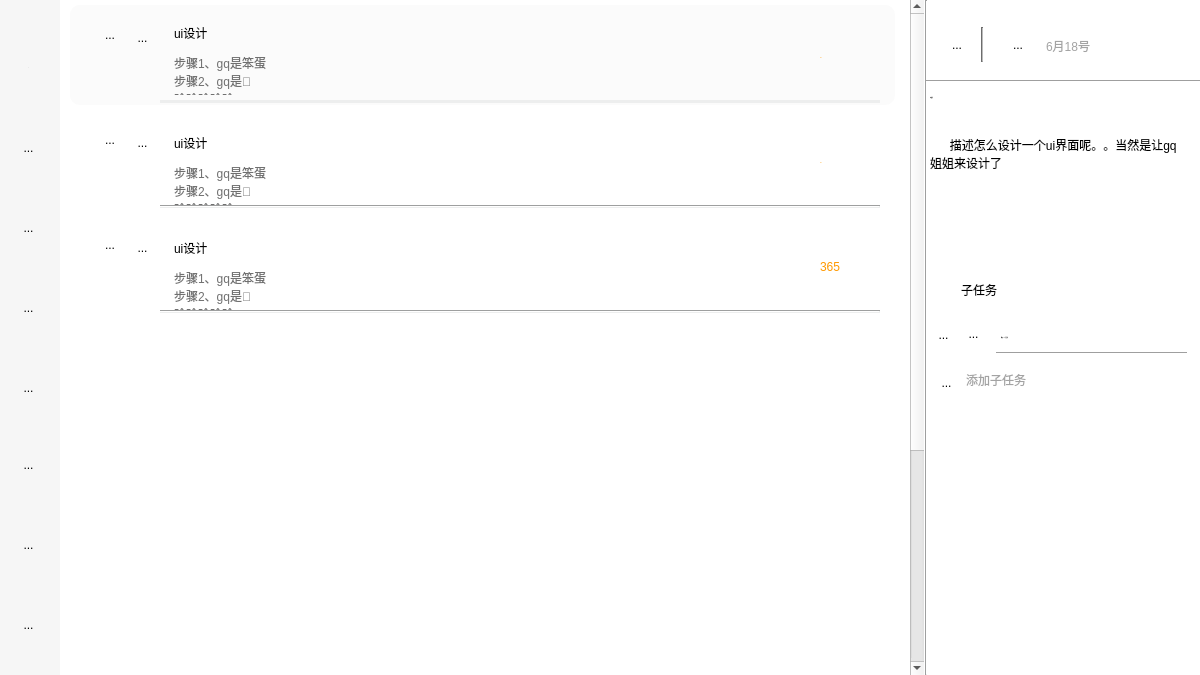
<?xml version="1.0" encoding="UTF-8"?>
<ui version="4.0">
 <class>countDownPage</class>
 <widget class="QMainWindow" name="countDownPage">
  <property name="geometry">
   <rect>
    <x>0</x>
    <y>0</y>
    <width>1200</width>
    <height>675</height>
   </rect>
  </property>
  <property name="windowTitle">
   <string>MainWindow</string>
  </property>
  <widget class="QWidget" name="centralwidget">
   <property name="styleSheet">
    <string notr="true">QWidget#centralwidget
{
background-color: rgb(255, 255, 255);
}</string>
   </property>
   <widget class="QWidget" name="toolbar" native="true">
    <property name="geometry">
     <rect>
      <x>0</x>
      <y>0</y>
      <width>60</width>
      <height>675</height>
     </rect>
    </property>
    <property name="styleSheet">
     <string notr="true">background-color: rgb(246, 246, 246);</string>
    </property>
    <widget class="QToolButton" name="user_button">
     <property name="geometry">
      <rect>
       <x>6</x>
       <y>45</y>
       <width>45</width>
       <height>45</height>
      </rect>
     </property>
     <property name="font">
      <font>
       <pointsize>1</pointsize>
      </font>
     </property>
     <property name="text">
      <string>...</string>
     </property>
     <property name="icon">
      <iconset resource="rsc.qrc">
       <normaloff>:/icon/user_off.png</normaloff>:/icon/user_off.png</iconset>
     </property>
     <property name="iconSize">
      <size>
       <width>45</width>
       <height>45</height>
      </size>
     </property>
     <property name="checkable">
      <bool>false</bool>
     </property>
     <property name="autoExclusive">
      <bool>false</bool>
     </property>
     <property name="autoRepeatDelay">
      <number>300</number>
     </property>
     <property name="autoRepeatInterval">
      <number>100</number>
     </property>
     <property name="autoRaise">
      <bool>true</bool>
     </property>
    </widget>
    <widget class="QToolButton" name="todo_button">
     <property name="geometry">
      <rect>
       <x>6</x>
       <y>125</y>
       <width>45</width>
       <height>45</height>
      </rect>
     </property>
     <property name="text">
      <string>...</string>
     </property>
     <property name="icon">
      <iconset resource="rsc.qrc">
       <normaloff>:/icon/todo_off.png</normaloff>:/icon/todo_off.png</iconset>
     </property>
     <property name="iconSize">
      <size>
       <width>45</width>
       <height>45</height>
      </size>
     </property>
     <property name="autoRaise">
      <bool>true</bool>
     </property>
    </widget>
    <widget class="QToolButton" name="calendar_button">
     <property name="geometry">
      <rect>
       <x>6</x>
       <y>205</y>
       <width>45</width>
       <height>45</height>
      </rect>
     </property>
     <property name="text">
      <string>...</string>
     </property>
     <property name="icon">
      <iconset resource="rsc.qrc">
       <normaloff>:/icon/calendar_off .png</normaloff>:/icon/calendar_off .png</iconset>
     </property>
     <property name="iconSize">
      <size>
       <width>45</width>
       <height>45</height>
      </size>
     </property>
     <property name="autoRaise">
      <bool>true</bool>
     </property>
    </widget>
    <widget class="QToolButton" name="count_down_button">
     <property name="geometry">
      <rect>
       <x>6</x>
       <y>285</y>
       <width>45</width>
       <height>45</height>
      </rect>
     </property>
     <property name="text">
      <string>...</string>
     </property>
     <property name="icon">
      <iconset resource="rsc.qrc">
       <normaloff>:/icon/count_down_on.png</normaloff>:/icon/count_down_on.png</iconset>
     </property>
     <property name="iconSize">
      <size>
       <width>45</width>
       <height>45</height>
      </size>
     </property>
     <property name="autoRaise">
      <bool>true</bool>
     </property>
    </widget>
    <widget class="QToolButton" name="dustbin_button">
     <property name="geometry">
      <rect>
       <x>6</x>
       <y>365</y>
       <width>45</width>
       <height>45</height>
      </rect>
     </property>
     <property name="text">
      <string>...</string>
     </property>
     <property name="icon">
      <iconset resource="rsc.qrc">
       <normaloff>:/icon/dustbin_off.png</normaloff>:/icon/dustbin_off.png</iconset>
     </property>
     <property name="iconSize">
      <size>
       <width>45</width>
       <height>45</height>
      </size>
     </property>
     <property name="autoRaise">
      <bool>true</bool>
     </property>
    </widget>
    <widget class="QToolButton" name="search_button">
     <property name="geometry">
      <rect>
       <x>6</x>
       <y>442</y>
       <width>45</width>
       <height>45</height>
      </rect>
     </property>
     <property name="text">
      <string>...</string>
     </property>
     <property name="icon">
      <iconset resource="rsc.qrc">
       <normaloff>:/icon/search_off.png</normaloff>:/icon/search_off.png</iconset>
     </property>
     <property name="iconSize">
      <size>
       <width>45</width>
       <height>45</height>
      </size>
     </property>
     <property name="autoRaise">
      <bool>true</bool>
     </property>
    </widget>
    <widget class="QToolButton" name="log_button">
     <property name="geometry">
      <rect>
       <x>6</x>
       <y>522</y>
       <width>45</width>
       <height>45</height>
      </rect>
     </property>
     <property name="text">
      <string>...</string>
     </property>
     <property name="icon">
      <iconset resource="rsc.qrc">
       <normaloff>:/icon/log_off.png</normaloff>:/icon/log_off.png</iconset>
     </property>
     <property name="iconSize">
      <size>
       <width>45</width>
       <height>45</height>
      </size>
     </property>
     <property name="autoRaise">
      <bool>true</bool>
     </property>
    </widget>
    <widget class="QToolButton" name="setting_button">
     <property name="geometry">
      <rect>
       <x>6</x>
       <y>602</y>
       <width>45</width>
       <height>45</height>
      </rect>
     </property>
     <property name="text">
      <string>...</string>
     </property>
     <property name="icon">
      <iconset resource="rsc.qrc">
       <normaloff>:/icon/setting_off.png</normaloff>:/icon/setting_off.png</iconset>
     </property>
     <property name="iconSize">
      <size>
       <width>45</width>
       <height>45</height>
      </size>
     </property>
     <property name="autoRaise">
      <bool>true</bool>
     </property>
    </widget>
    <zorder>todo_button</zorder>
    <zorder>calendar_button</zorder>
    <zorder>count_down_button</zorder>
    <zorder>dustbin_button</zorder>
    <zorder>search_button</zorder>
    <zorder>log_button</zorder>
    <zorder>setting_button</zorder>
    <zorder>user_button</zorder>
   </widget>
   <widget class="Line" name="line_2">
    <property name="geometry">
     <rect>
      <x>925</x>
      <y>0</y>
      <width>2</width>
      <height>675</height>
     </rect>
    </property>
    <property name="styleSheet">
     <string notr="true">background-color: rgb(237, 238, 238);</string>
    </property>
    <property name="orientation">
     <enum>Qt::Vertical</enum>
    </property>
   </widget>
   <widget class="QScrollArea" name="scrollArea">
    <property name="geometry">
     <rect>
      <x>60</x>
      <y>0</y>
      <width>864</width>
      <height>675</height>
     </rect>
    </property>
    <property name="styleSheet">
     <string notr="true"/>
    </property>
    <property name="frameShape">
     <enum>QFrame::NoFrame</enum>
    </property>
    <property name="horizontalScrollBarPolicy">
     <enum>Qt::ScrollBarAlwaysOff</enum>
    </property>
    <property name="widgetResizable">
     <bool>false</bool>
    </property>
    <widget class="QWidget" name="scrollAreaWidgetContents">
     <property name="geometry">
      <rect>
       <x>0</x>
       <y>0</y>
       <width>865</width>
       <height>1000</height>
      </rect>
     </property>
     <property name="styleSheet">
      <string notr="true">background-color: rgb(255, 255, 255);</string>
     </property>
     <widget class="QWidget" name="countdown_bar" native="true">
      <property name="geometry">
       <rect>
        <x>10</x>
        <y>5</y>
        <width>825</width>
        <height>100</height>
       </rect>
      </property>
      <property name="styleSheet">
       <string notr="true">background-color: rgba(246, 246, 246, 125);
border-radius:10px</string>
      </property>
      <widget class="QWidget" name="countdown_bar_bar" native="true">
       <property name="geometry">
        <rect>
         <x>10</x>
         <y>10</y>
         <width>835</width>
         <height>85</height>
        </rect>
       </property>
       <property name="styleSheet">
        <string notr="true">background-color: rgba(255, 255, 255, 0);</string>
       </property>
       <widget class="QToolButton" name="countdown_bar_pushbutton">
        <property name="geometry">
         <rect>
          <x>20</x>
          <y>10</y>
          <width>20</width>
          <height>20</height>
         </rect>
        </property>
        <property name="styleSheet">
         <string notr="true">background-color: rgba(255, 255, 255, 0);</string>
        </property>
        <property name="text">
         <string>...</string>
        </property>
        <property name="icon">
         <iconset resource="rsc.qrc">
          <normaloff>:/icon/push_off.png</normaloff>:/icon/push_off.png</iconset>
        </property>
        <property name="iconSize">
         <size>
          <width>15</width>
          <height>15</height>
         </size>
        </property>
        <property name="autoRaise">
         <bool>true</bool>
        </property>
       </widget>
       <widget class="QToolButton" name="countdown_bar_pane_off">
        <property name="geometry">
         <rect>
          <x>45</x>
          <y>5</y>
          <width>35</width>
          <height>35</height>
         </rect>
        </property>
        <property name="styleSheet">
         <string notr="true">background-color: rgba(255, 255, 255, 0);</string>
        </property>
        <property name="text">
         <string>...</string>
        </property>
        <property name="icon">
         <iconset resource="rsc.qrc">
          <normaloff>:/icon/pane_off.png</normaloff>:/icon/pane_off.png</iconset>
        </property>
        <property name="iconSize">
         <size>
          <width>42</width>
          <height>42</height>
         </size>
        </property>
        <property name="autoRaise">
         <bool>true</bool>
        </property>
       </widget>
       <widget class="QPlainTextEdit" name="countdown_bar_plainTextEdit_2">
        <property name="geometry">
         <rect>
          <x>90</x>
          <y>5</y>
          <width>610</width>
          <height>30</height>
         </rect>
        </property>
        <property name="focusPolicy">
         <enum>Qt::NoFocus</enum>
        </property>
        <property name="styleSheet">
         <string notr="true">background-color: rgba(255, 255, 255, 0);
font: 20px &quot;Microsoft YaHei&quot;;</string>
        </property>
        <property name="frameShape">
         <enum>QFrame::NoFrame</enum>
        </property>
        <property name="verticalScrollBarPolicy">
         <enum>Qt::ScrollBarAlwaysOff</enum>
        </property>
        <property name="plainText">
         <string>ui设计</string>
        </property>
       </widget>
       <widget class="QPlainTextEdit" name="countdown_bar_plainTextEdit">
        <property name="geometry">
         <rect>
          <x>90</x>
          <y>35</y>
          <width>610</width>
          <height>45</height>
         </rect>
        </property>
        <property name="focusPolicy">
         <enum>Qt::NoFocus</enum>
        </property>
        <property name="styleSheet">
         <string notr="true">color: rgb(112, 112, 112);
font: 13px &quot;Microsoft YaHei&quot;;</string>
        </property>
        <property name="frameShape">
         <enum>QFrame::NoFrame</enum>
        </property>
        <property name="frameShadow">
         <enum>QFrame::Plain</enum>
        </property>
        <property name="verticalScrollBarPolicy">
         <enum>Qt::ScrollBarAlwaysOff</enum>
        </property>
        <property name="plainText">
         <string>步骤1、gq是笨蛋
步骤2、gq是🐖
哈哈哈哈哈</string>
        </property>
       </widget>
       <widget class="QLabel" name="countdown_bar_time">
        <property name="geometry">
         <rect>
          <x>740</x>
          <y>20</y>
          <width>70</width>
          <height>44</height>
         </rect>
        </property>
        <property name="font">
         <font>
          <family>STHupo</family>
          <pointsize>-1</pointsize>
          <weight>50</weight>
          <italic>false</italic>
          <bold>false</bold>
         </font>
        </property>
        <property name="styleSheet">
         <string notr="true">color: rgb(255, 153, 0);
font: 30px &quot;STHupo&quot;;</string>
        </property>
        <property name="text">
         <string>365</string>
        </property>
       </widget>
      </widget>
      <widget class="Line" name="countdown_bar_line">
       <property name="geometry">
        <rect>
         <x>90</x>
         <y>95</y>
         <width>720</width>
         <height>3</height>
        </rect>
       </property>
       <property name="styleSheet">
        <string notr="true">background-color: rgb(237, 238, 238);</string>
       </property>
       <property name="orientation">
        <enum>Qt::Horizontal</enum>
       </property>
      </widget>
     </widget>
     <widget class="QWidget" name="countdown_bar_2" native="true">
      <property name="geometry">
       <rect>
        <x>10</x>
        <y>110</y>
        <width>825</width>
        <height>100</height>
       </rect>
      </property>
      <widget class="QWidget" name="countdown_bar_bar_2" native="true">
       <property name="geometry">
        <rect>
         <x>10</x>
         <y>10</y>
         <width>835</width>
         <height>85</height>
        </rect>
       </property>
       <property name="styleSheet">
        <string notr="true">background-color: rgba(255, 255, 255, 0);</string>
       </property>
       <widget class="QToolButton" name="countdown_bar_pushbutton_2">
        <property name="geometry">
         <rect>
          <x>20</x>
          <y>10</y>
          <width>20</width>
          <height>20</height>
         </rect>
        </property>
        <property name="styleSheet">
         <string notr="true">background-color: rgba(255, 255, 255, 0);</string>
        </property>
        <property name="text">
         <string>...</string>
        </property>
        <property name="icon">
         <iconset resource="rsc.qrc">
          <normaloff>:/icon/push_off.png</normaloff>:/icon/push_off.png</iconset>
        </property>
        <property name="iconSize">
         <size>
          <width>15</width>
          <height>15</height>
         </size>
        </property>
        <property name="autoRaise">
         <bool>true</bool>
        </property>
       </widget>
       <widget class="QToolButton" name="countdown_bar_pane_off_2">
        <property name="geometry">
         <rect>
          <x>45</x>
          <y>5</y>
          <width>35</width>
          <height>35</height>
         </rect>
        </property>
        <property name="styleSheet">
         <string notr="true">background-color: rgba(255, 255, 255, 0);</string>
        </property>
        <property name="text">
         <string>...</string>
        </property>
        <property name="icon">
         <iconset resource="rsc.qrc">
          <normaloff>:/icon/pane_off.png</normaloff>:/icon/pane_off.png</iconset>
        </property>
        <property name="iconSize">
         <size>
          <width>42</width>
          <height>42</height>
         </size>
        </property>
        <property name="autoRaise">
         <bool>true</bool>
        </property>
       </widget>
       <widget class="QPlainTextEdit" name="countdown_bar_plainTextEdit_3">
        <property name="geometry">
         <rect>
          <x>90</x>
          <y>10</y>
          <width>610</width>
          <height>30</height>
         </rect>
        </property>
        <property name="focusPolicy">
         <enum>Qt::NoFocus</enum>
        </property>
        <property name="styleSheet">
         <string notr="true">background-color: rgba(255, 255, 255, 0);
font: 20px &quot;Microsoft YaHei&quot;;</string>
        </property>
        <property name="frameShape">
         <enum>QFrame::NoFrame</enum>
        </property>
        <property name="verticalScrollBarPolicy">
         <enum>Qt::ScrollBarAlwaysOff</enum>
        </property>
        <property name="plainText">
         <string>ui设计</string>
        </property>
       </widget>
       <widget class="QPlainTextEdit" name="countdown_bar_plainTextEdit_4">
        <property name="geometry">
         <rect>
          <x>90</x>
          <y>40</y>
          <width>610</width>
          <height>45</height>
         </rect>
        </property>
        <property name="focusPolicy">
         <enum>Qt::NoFocus</enum>
        </property>
        <property name="styleSheet">
         <string notr="true">color: rgb(112, 112, 112);
font: 13px &quot;Microsoft YaHei&quot;;</string>
        </property>
        <property name="frameShape">
         <enum>QFrame::NoFrame</enum>
        </property>
        <property name="frameShadow">
         <enum>QFrame::Plain</enum>
        </property>
        <property name="verticalScrollBarPolicy">
         <enum>Qt::ScrollBarAlwaysOff</enum>
        </property>
        <property name="plainText">
         <string>步骤1、gq是笨蛋
步骤2、gq是🐖
哈哈哈哈哈</string>
        </property>
       </widget>
       <widget class="QLabel" name="countdown_bar_time_2">
        <property name="geometry">
         <rect>
          <x>740</x>
          <y>20</y>
          <width>70</width>
          <height>44</height>
         </rect>
        </property>
        <property name="font">
         <font>
          <family>STHupo</family>
          <pointsize>-1</pointsize>
          <weight>50</weight>
          <italic>false</italic>
          <bold>false</bold>
         </font>
        </property>
        <property name="styleSheet">
         <string notr="true">color: rgb(255, 153, 0);
font: 30px &quot;STHupo&quot;;</string>
        </property>
        <property name="text">
         <string>365</string>
        </property>
       </widget>
      </widget>
      <widget class="Line" name="countdown_bar_line_2">
       <property name="geometry">
        <rect>
         <x>90</x>
         <y>95</y>
         <width>720</width>
         <height>3</height>
        </rect>
       </property>
       <property name="styleSheet">
        <string notr="true">background-color: rgb(237, 238, 238);</string>
       </property>
       <property name="orientation">
        <enum>Qt::Horizontal</enum>
       </property>
      </widget>
     </widget>
     <widget class="QWidget" name="countdown_bar_3" native="true">
      <property name="geometry">
       <rect>
        <x>10</x>
        <y>215</y>
        <width>825</width>
        <height>100</height>
       </rect>
      </property>
      <widget class="QWidget" name="countdown_bar_bar_3" native="true">
       <property name="geometry">
        <rect>
         <x>10</x>
         <y>10</y>
         <width>835</width>
         <height>85</height>
        </rect>
       </property>
       <property name="styleSheet">
        <string notr="true">background-color: rgba(255, 255, 255, 0);</string>
       </property>
       <widget class="QToolButton" name="countdown_bar_pushbutton_3">
        <property name="geometry">
         <rect>
          <x>20</x>
          <y>10</y>
          <width>20</width>
          <height>20</height>
         </rect>
        </property>
        <property name="styleSheet">
         <string notr="true">background-color: rgba(255, 255, 255, 0);</string>
        </property>
        <property name="text">
         <string>...</string>
        </property>
        <property name="icon">
         <iconset resource="rsc.qrc">
          <normaloff>:/icon/push_off.png</normaloff>:/icon/push_off.png</iconset>
        </property>
        <property name="iconSize">
         <size>
          <width>15</width>
          <height>15</height>
         </size>
        </property>
        <property name="autoRaise">
         <bool>true</bool>
        </property>
       </widget>
       <widget class="QToolButton" name="countdown_bar_pane_off_3">
        <property name="geometry">
         <rect>
          <x>45</x>
          <y>5</y>
          <width>35</width>
          <height>35</height>
         </rect>
        </property>
        <property name="styleSheet">
         <string notr="true">background-color: rgba(255, 255, 255, 0);</string>
        </property>
        <property name="text">
         <string>...</string>
        </property>
        <property name="icon">
         <iconset resource="rsc.qrc">
          <normaloff>:/icon/pane_off.png</normaloff>:/icon/pane_off.png</iconset>
        </property>
        <property name="iconSize">
         <size>
          <width>42</width>
          <height>42</height>
         </size>
        </property>
        <property name="autoRaise">
         <bool>true</bool>
        </property>
       </widget>
       <widget class="QPlainTextEdit" name="countdown_bar_plainTextEdit_5">
        <property name="geometry">
         <rect>
          <x>90</x>
          <y>10</y>
          <width>610</width>
          <height>30</height>
         </rect>
        </property>
        <property name="focusPolicy">
         <enum>Qt::NoFocus</enum>
        </property>
        <property name="styleSheet">
         <string notr="true">background-color: rgba(255, 255, 255, 0);
font: 20px &quot;Microsoft YaHei&quot;;</string>
        </property>
        <property name="frameShape">
         <enum>QFrame::NoFrame</enum>
        </property>
        <property name="verticalScrollBarPolicy">
         <enum>Qt::ScrollBarAlwaysOff</enum>
        </property>
        <property name="plainText">
         <string>ui设计</string>
        </property>
       </widget>
       <widget class="QPlainTextEdit" name="countdown_bar_plainTextEdit_6">
        <property name="geometry">
         <rect>
          <x>90</x>
          <y>40</y>
          <width>610</width>
          <height>45</height>
         </rect>
        </property>
        <property name="focusPolicy">
         <enum>Qt::NoFocus</enum>
        </property>
        <property name="styleSheet">
         <string notr="true">color: rgb(112, 112, 112);
font: 13px &quot;Microsoft YaHei&quot;;</string>
        </property>
        <property name="frameShape">
         <enum>QFrame::NoFrame</enum>
        </property>
        <property name="frameShadow">
         <enum>QFrame::Plain</enum>
        </property>
        <property name="verticalScrollBarPolicy">
         <enum>Qt::ScrollBarAlwaysOff</enum>
        </property>
        <property name="plainText">
         <string>步骤1、gq是笨蛋
步骤2、gq是🐖
哈哈哈哈哈</string>
        </property>
       </widget>
       <widget class="QLabel" name="countdown_bar_time_3">
        <property name="geometry">
         <rect>
          <x>740</x>
          <y>20</y>
          <width>70</width>
          <height>44</height>
         </rect>
        </property>
        <property name="styleSheet">
         <string notr="true">color: rgb(255, 153, 0);
font: 30px &quot;STHupo&quot;;</string>
        </property>
        <property name="text">
         <string>365</string>
        </property>
       </widget>
      </widget>
      <widget class="Line" name="countdown_bar_line_3">
       <property name="geometry">
        <rect>
         <x>90</x>
         <y>95</y>
         <width>720</width>
         <height>3</height>
        </rect>
       </property>
       <property name="styleSheet">
        <string notr="true">background-color: rgb(237, 238, 238);</string>
       </property>
       <property name="orientation">
        <enum>Qt::Horizontal</enum>
       </property>
      </widget>
     </widget>
    </widget>
   </widget>
   <widget class="QWidget" name="left3" native="true">
    <property name="geometry">
     <rect>
      <x>926</x>
      <y>0</y>
      <width>274</width>
      <height>675</height>
     </rect>
    </property>
    <widget class="QWidget" name="deadline" native="true">
     <property name="geometry">
      <rect>
       <x>0</x>
       <y>0</y>
       <width>274</width>
       <height>80</height>
      </rect>
     </property>
     <widget class="QWidget" name="deadline_in" native="true">
      <property name="geometry">
       <rect>
        <x>10</x>
        <y>20</y>
        <width>195</width>
        <height>50</height>
       </rect>
      </property>
      <widget class="QToolButton" name="deadline_pane_off">
       <property name="geometry">
        <rect>
         <x>0</x>
         <y>4</y>
         <width>42</width>
         <height>42</height>
        </rect>
       </property>
       <property name="styleSheet">
        <string notr="true">background-color: rgba(255, 255, 255, 0);</string>
       </property>
       <property name="text">
        <string>...</string>
       </property>
       <property name="icon">
        <iconset resource="rsc.qrc">
         <normaloff>:/icon/pane_off.png</normaloff>:/icon/pane_off.png</iconset>
       </property>
       <property name="iconSize">
        <size>
         <width>42</width>
         <height>42</height>
        </size>
       </property>
       <property name="autoRaise">
        <bool>true</bool>
       </property>
      </widget>
      <widget class="Line" name="deadline_line">
       <property name="geometry">
        <rect>
         <x>45</x>
         <y>7</y>
         <width>2</width>
         <height>35</height>
        </rect>
       </property>
       <property name="styleSheet">
        <string notr="true">color: rgb(163, 163, 163);
background-color: rgb(163, 163, 163);</string>
       </property>
       <property name="orientation">
        <enum>Qt::Vertical</enum>
       </property>
      </widget>
      <widget class="QToolButton" name="deadline_calendar">
       <property name="geometry">
        <rect>
         <x>67</x>
         <y>10</y>
         <width>30</width>
         <height>30</height>
        </rect>
       </property>
       <property name="styleSheet">
        <string notr="true">background-color: rgba(255, 255, 255, 0);</string>
       </property>
       <property name="text">
        <string>...</string>
       </property>
       <property name="icon">
        <iconset resource="rsc.qrc">
         <normaloff>:/icon/calendar2_on.png</normaloff>:/icon/calendar2_on.png</iconset>
       </property>
       <property name="iconSize">
        <size>
         <width>30</width>
         <height>30</height>
        </size>
       </property>
       <property name="autoRaise">
        <bool>true</bool>
       </property>
      </widget>
      <widget class="QLabel" name="deadline_date">
       <property name="geometry">
        <rect>
         <x>110</x>
         <y>15</y>
         <width>71</width>
         <height>21</height>
        </rect>
       </property>
       <property name="styleSheet">
        <string notr="true">color: rgb(163, 163, 163);
font: 15px &quot;Microsoft YaHei&quot;;</string>
       </property>
       <property name="text">
        <string>6月18号</string>
       </property>
      </widget>
     </widget>
    </widget>
    <widget class="QWidget" name="describe" native="true">
     <property name="geometry">
      <rect>
       <x>0</x>
       <y>82</y>
       <width>274</width>
       <height>593</height>
      </rect>
     </property>
     <widget class="QPlainTextEdit" name="title_2">
      <property name="geometry">
       <rect>
        <x>0</x>
        <y>10</y>
        <width>261</width>
        <height>30</height>
       </rect>
      </property>
      <property name="font">
       <font>
        <family>Microsoft YaHei</family>
        <pointsize>-1</pointsize>
        <weight>75</weight>
        <italic>false</italic>
        <bold>true</bold>
       </font>
      </property>
      <property name="focusPolicy">
       <enum>Qt::ClickFocus</enum>
      </property>
      <property name="styleSheet">
       <string notr="true">font: 20px &quot;Microsoft YaHei&quot;;
font-weight:bold</string>
      </property>
      <property name="frameShape">
       <enum>QFrame::NoFrame</enum>
      </property>
      <property name="verticalScrollBarPolicy">
       <enum>Qt::ScrollBarAlwaysOff</enum>
      </property>
      <property name="horizontalScrollBarPolicy">
       <enum>Qt::ScrollBarAsNeeded</enum>
      </property>
      <property name="plainText">
       <string>ui设计</string>
      </property>
     </widget>
     <widget class="QPlainTextEdit" name="detial_2">
      <property name="geometry">
       <rect>
        <x>0</x>
        <y>50</y>
        <width>261</width>
        <height>131</height>
       </rect>
      </property>
      <property name="focusPolicy">
       <enum>Qt::ClickFocus</enum>
      </property>
      <property name="styleSheet">
       <string notr="true">font: 15px &quot;Microsoft YaHei&quot;;
</string>
      </property>
      <property name="frameShape">
       <enum>QFrame::NoFrame</enum>
      </property>
      <property name="plainText">
       <string>      描述怎么设计一个ui界面呢。。当然是让gq姐姐来设计了</string>
      </property>
     </widget>
     <widget class="QWidget" name="subtasks_2" native="true">
      <property name="geometry">
       <rect>
        <x>0</x>
        <y>180</y>
        <width>261</width>
        <height>411</height>
       </rect>
      </property>
      <widget class="QWidget" name="subtask_logo_2" native="true">
       <property name="geometry">
        <rect>
         <x>0</x>
         <y>10</y>
         <width>120</width>
         <height>35</height>
        </rect>
       </property>
       <widget class="QLabel" name="subtask_text_2">
        <property name="geometry">
         <rect>
          <x>0</x>
          <y>0</y>
          <width>35</width>
          <height>35</height>
         </rect>
        </property>
        <property name="styleSheet">
         <string notr="true">background-color: rgba(255, 255, 255, 0);</string>
        </property>
        <property name="text">
         <string/>
        </property>
        <property name="pixmap">
         <pixmap resource="rsc.qrc">:/icon/childen.png</pixmap>
        </property>
        <property name="scaledContents">
         <bool>true</bool>
        </property>
       </widget>
       <widget class="QLabel" name="subtask_icon_2">
        <property name="geometry">
         <rect>
          <x>35</x>
          <y>2</y>
          <width>71</width>
          <height>31</height>
         </rect>
        </property>
        <property name="styleSheet">
         <string notr="true">font: 18px &quot;Microsoft YaHei&quot;;</string>
        </property>
        <property name="text">
         <string>子任务</string>
        </property>
       </widget>
      </widget>
      <widget class="QWidget" name="subtask_bar_2" native="true">
       <property name="geometry">
        <rect>
         <x>0</x>
         <y>50</y>
         <width>261</width>
         <height>50</height>
        </rect>
       </property>
       <widget class="Line" name="subtask_line_2">
        <property name="geometry">
         <rect>
          <x>70</x>
          <y>40</y>
          <width>270</width>
          <height>2</height>
         </rect>
        </property>
        <property name="orientation">
         <enum>Qt::Horizontal</enum>
        </property>
       </widget>
       <widget class="QToolButton" name="subtask_pane_off_2">
        <property name="geometry">
         <rect>
          <x>30</x>
          <y>4</y>
          <width>35</width>
          <height>35</height>
         </rect>
        </property>
        <property name="styleSheet">
         <string notr="true">background-color: rgba(255, 255, 255, 0);</string>
        </property>
        <property name="text">
         <string>...</string>
        </property>
        <property name="icon">
         <iconset resource="rsc.qrc">
          <normaloff>:/icon/pane_off.png</normaloff>:/icon/pane_off.png</iconset>
        </property>
        <property name="iconSize">
         <size>
          <width>42</width>
          <height>42</height>
         </size>
        </property>
        <property name="autoRaise">
         <bool>true</bool>
        </property>
       </widget>
       <widget class="QToolButton" name="subtask_push_button_2">
        <property name="geometry">
         <rect>
          <x>10</x>
          <y>15</y>
          <width>15</width>
          <height>15</height>
         </rect>
        </property>
        <property name="styleSheet">
         <string notr="true">background-color: rgba(255, 255, 255, 0);</string>
        </property>
        <property name="text">
         <string>...</string>
        </property>
        <property name="icon">
         <iconset resource="rsc.qrc">
          <normaloff>:/icon/push_off.png</normaloff>:/icon/push_off.png</iconset>
        </property>
        <property name="iconSize">
         <size>
          <width>15</width>
          <height>15</height>
         </size>
        </property>
        <property name="autoRaise">
         <bool>true</bool>
        </property>
       </widget>
       <widget class="QToolButton" name="subtask_right_arrow_2">
        <property name="geometry">
         <rect>
          <x>350</x>
          <y>14</y>
          <width>22</width>
          <height>22</height>
         </rect>
        </property>
        <property name="text">
         <string>...</string>
        </property>
        <property name="icon">
         <iconset resource="rsc.qrc">
          <normaloff>:/icon/rightArrow_grey.png</normaloff>:/icon/rightArrow_grey.png</iconset>
        </property>
        <property name="autoRaise">
         <bool>true</bool>
        </property>
       </widget>
       <widget class="QLineEdit" name="subtask_lineEdit_2">
        <property name="geometry">
         <rect>
          <x>73</x>
          <y>10</y>
          <width>270</width>
          <height>30</height>
         </rect>
        </property>
        <property name="font">
         <font>
          <family>Microsoft YaHei</family>
          <pointsize>-1</pointsize>
          <weight>50</weight>
          <italic>false</italic>
          <bold>false</bold>
         </font>
        </property>
        <property name="focusPolicy">
         <enum>Qt::ClickFocus</enum>
        </property>
        <property name="styleSheet">
         <string notr="true">font: 13px &quot;Microsoft YaHei&quot;;</string>
        </property>
        <property name="text">
         <string>添加一个子任务</string>
        </property>
        <property name="frame">
         <bool>false</bool>
        </property>
       </widget>
      </widget>
      <widget class="QWidget" name="subtsak_new_2" native="true">
       <property name="geometry">
        <rect>
         <x>0</x>
         <y>100</y>
         <width>161</width>
         <height>41</height>
        </rect>
       </property>
       <widget class="QToolButton" name="add_text_2">
        <property name="geometry">
         <rect>
          <x>12</x>
          <y>12</y>
          <width>17</width>
          <height>17</height>
         </rect>
        </property>
        <property name="styleSheet">
         <string notr="true">background-color: rgba(255, 255, 255, 0);</string>
        </property>
        <property name="text">
         <string>...</string>
        </property>
        <property name="icon">
         <iconset resource="rsc.qrc">
          <normaloff>:/icon/add.png</normaloff>:/icon/add.png</iconset>
        </property>
        <property name="iconSize">
         <size>
          <width>25</width>
          <height>25</height>
         </size>
        </property>
        <property name="autoRaise">
         <bool>true</bool>
        </property>
       </widget>
       <widget class="QLabel" name="add_2">
        <property name="geometry">
         <rect>
          <x>40</x>
          <y>10</y>
          <width>60</width>
          <height>16</height>
         </rect>
        </property>
        <property name="styleSheet">
         <string notr="true">color: rgb(163, 163, 163);
font: 12px &quot;Microsoft YaHei&quot;;</string>
        </property>
        <property name="text">
         <string>添加子任务</string>
        </property>
       </widget>
      </widget>
     </widget>
    </widget>
    <widget class="Line" name="line">
     <property name="geometry">
      <rect>
       <x>0</x>
       <y>80</y>
       <width>274</width>
       <height>2</height>
      </rect>
     </property>
     <property name="orientation">
      <enum>Qt::Horizontal</enum>
     </property>
    </widget>
   </widget>
  </widget>
 </widget>
 <resources>
  <include location="rsc.qrc"/>
 </resources>
 <connections/>
</ui>
